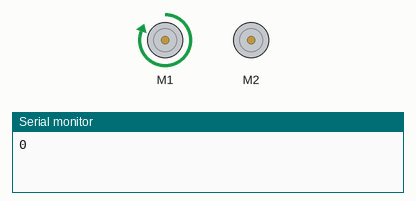
A sketch run on a simulated Arduino Uno, built with avr-gcc and run on an emulated ATmega328P. Shown: 2 × DC motor (green arrow = forward, orange = backward, longer = faster), the last lines printed to the serial monitor.

Above: at 0.1 s.
At 10.03 s:
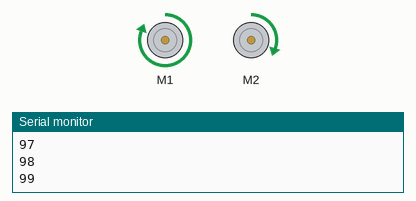
At 19.97 s:
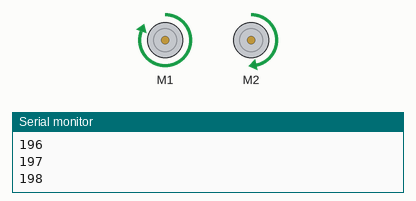
At 39.65 s:
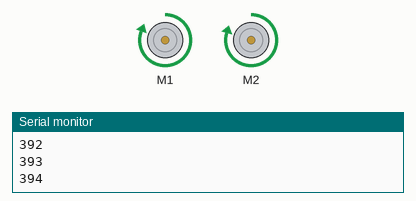
Timing chart, 0 to 40.0 s (numbered marks = the images above):
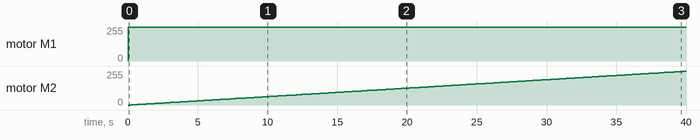

The sketch:

SpiralTest.ino
```cpp
#pragma region Includes
#include <Wire.h>
#include <ZumoShield.h>
#pragma endregion Includes

ZumoMotors zMotors;


void setup() {
    Serial.begin(9600);

    zMotors.setLeftSpeed(400);
    for(int i = 0; i < 400; i++)
    {
        Serial.println(i);
        zMotors.setRightSpeed(i);
        delay(100);
    }
}

void loop() {

}
```

Measured:
- by itself, motor M1: stopped → forward 255/255 at 0.00 s
- by itself, motor M2: moves from stopped to forward 253/255 over 39.7 s
